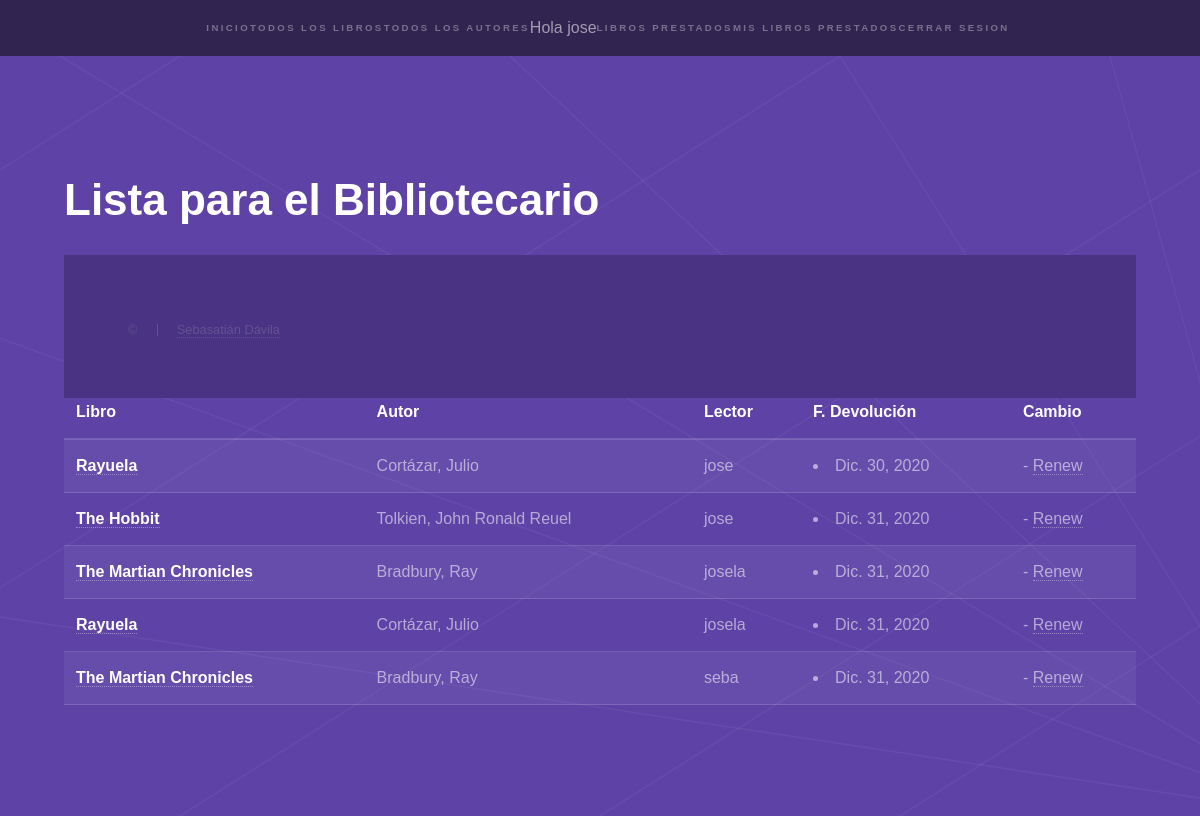
/catalog/bibliotecario/ (signed in), run on the app's committed database.
### catalog/models.py (models this page shows, shortened)
class BookInstance(models.Model):
    id = models.UUIDField(primary_key=True, default=uuid.uuid4,
                          help_text="Unique ID for this particular book across whole library")
    book = models.ForeignKey('Book', on_delete=models.SET_NULL, null=True)
    imprint = models.CharField(max_length=200)
    due_back = models.DateField(null=True, blank=True)
    borrower = models.ForeignKey(User, on_delete=models.SET_NULL, null=True, blank=True)
    @property
    def is_overdue(self):
        if self.due_back and date.today() > self.due_back:
            return True
        return False
    LOAN_STATUS = (
        ('d', 'Maintenance'),
        ('o', 'On loan'),
        ('a', 'Available'),
        ('r', 'Reserved'),
    )
    status = models.CharField(
        max_length=1,
        choices=LOAN_STATUS,
        blank=True,
        default='d',
        help_text='Dispobilidad del libro')
    class Meta:
        ordering = ['due_back']
        permissions = (("can_mark_returned", "Puede renovar la fecha de devolución"),)

class Book(models.Model):
    title = models.CharField(max_length=200)
    author = models.ForeignKey('Author', on_delete=models.SET_NULL, null=True)
    summary = models.TextField(max_length=1000, help_text="Enter a brief description of the book")
    isbn = models.CharField('ISBN', max_length=13,
                            unique=True,
                            help_text='13 Character <a href="https://www.isbn-international.org/content/what-isbn'
                                      '">ISBN number</a>')
    genre = models.ManyToManyField(Genre, help_text="Select a genre for this book")
    language = models.ForeignKey('Language', on_delete=models.SET_NULL, null=True)
    class Meta:
        ordering = ['title', 'author']
        permissions = (("can_see_buttons", "Pueden modificar los Libros"),)
    def display_genre(self):
        """Creates a string for the Genre. This is required to display genre in Admin."""
        return ', '.join([genre.subgenre for genre in self.genre.all()[:3]])
    display_genre.short_description = 'Genre'
    def get_absolute_url(self):
        return reverse('book-detail', args=[str(self.id)])

class Author(models.Model):
    first_name = models.CharField(max_length=100)
    last_name = models.CharField(max_length=100)
    date_of_birth = models.DateField(null=True, blank=True)
    date_of_death = models.DateField('died', null=True, blank=True)
    class Meta:
        ordering = ['last_name', 'first_name']
        permissions = (("can_see_buttons", "Pueden modificar los Autores"),)
    def __str__(self):
        return '{0}, {1}'.format(self.last_name, self.first_name)

### catalog/views.py (the view)
class BibliotecarioListView(PermissionRequiredMixin, generic.ListView):
    model = BookInstance
    template_name ='catalog/bibliotecario_list.html'
    permission_required = 'catalog.can_mark_returned'
    paginate_by = 10
    def get_queryset(self):
        return BookInstance.objects.filter(status__exact='o').order_by('due_back')

### catalog/templates/catalog/bibliotecario_list.html
{% extends "base_generic.html" %}
{% block content %}
    <h1>Lista para el Bibliotecario</h1>
    {% if bookinstance_list %}
    <table class="table table-striped">
      <thead>
      <tr>
          <th scope="col">Libro</th>
          <th scope="col">Autor</th>
          <th scope="col">Lector</th>
          <th scope="col">F. Devolución</th>
          <th scope="col">Cambio</th>
      </tr>
      </thead>
      <tbody>
      {% for bookinst in bookinstance_list %}
      <tr>
        <th scope="row"><a href="{{ bookinst.book.get_absolute_url }}">{{ bookinst.book.title }}</a></th>
        <td>{{bookinst.book.author}}</td>
        <td>{{bookinst.borrower}}</td>
        <td><li class="{% if bookinst.is_overdue %}text-danger{% endif %}">{{ bookinst.due_back }}</li></td>
        <td>{% if perms.catalog.can_mark_returned %}- <a href="{% url 'renew-book-librarian' bookinst.id %}">Renew</a>  {% endif %}</td>
      </tr>
      {% endfor %}
    {% else %}
      <p>Todavía no hay Libros en la Biblioteca.</p>
    {% endif %}
{% endblock %}

### catalog/templates/base_generic.html (shortened to what this page needs)
{% load static %}
<!DOCTYPE HTML>
<html lang="es">
	<head>
		<link rel="stylesheet" href="{% static 'assets/css/main.css' %}" />
    <link rel="stylesheet" href="{% static 'css/styles.css' %}">
</head>
  	<body class="is-preload">
			<section id="sidebar">
				<div class="inner">
					<nav>
						<div>
						<ul>
							<a href="{% url 'index' %}">Inicio</a>
							<a href="{% url 'books' %}">Todos los Libros</a>
							<a href="{% url 'authors' %}">Todos los Autores</a>
						{% block sidebar %}
						{% if user.is_authenticated %}
								<p>Hola {{ user.username }}</p>
								  {% if perms.catalog.can_mark_returned %}
								  <a href="{% url 'bibliotecario' %}">Libros prestados</a>
								  {% endif %}
								  <a href="{% url 'my-borrowed' %}">Mis libros prestados</a>
								  <a href="{% url 'logout' %}">Cerrar Sesion</a>
								</ul>
							  </div>
							  {% else %}
								  <a href="{% url 'login' %}">Iniciar Sesion</a>
								</ul>
							  </div>
							  {% endif %}
							  {% endblock %}
					</nav>
				</div>
			</section>
			<div id="wrapper">
					<section id="intro" class="wrapper style1 fullscreen fade-up">
						<div class="inner">
							{% block content %}{% endblock %}
						</div>
					</section>
			<footer id="footer" class="wrapper style1-alt">
				<div class="inner">
					<ul class="menu">
						<li>&copy;</li><li> <a href="https://sebadp.github.io/sebastiandavila.github.io/">Sebasatián Dávila</a></li>
					</ul>
				</div>
			</footer>
	</body>
</html>

### data on the page
BookInstance: book "Rayuela", book.author "Cortázar, Julio", borrower "jose", due_back "Dic. 30, 2020"
BookInstance: book "The Hobbit", book.author "Tolkien, John Ronald Reuel", borrower "jose", due_back "Dic. 31, 2020"
BookInstance: book "The Martian Chronicles", book.author "Bradbury, Ray", borrower "josela", due_back "Dic. 31, 2020"
BookInstance: book "Rayuela", book.author "Cortázar, Julio", borrower "josela", due_back "Dic. 31, 2020"
BookInstance: book "The Martian Chronicles", book.author "Bradbury, Ray", borrower "seba", due_back "Dic. 31, 2020"

### other printed values
{{ user.username }} "jose"
